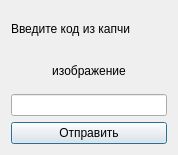
<?xml version="1.0" encoding="UTF-8"?>
<ui version="4.0">
 <author>Adrian Polyakov</author>
 <class>CaptchaRequest</class>
 <widget class="QDialog" name="CaptchaRequest">
  <property name="windowModality">
   <enum>Qt::WindowModal</enum>
  </property>
  <property name="geometry">
   <rect>
    <x>0</x>
    <y>0</y>
    <width>178</width>
    <height>155</height>
   </rect>
  </property>
  <property name="sizePolicy">
   <sizepolicy hsizetype="Minimum" vsizetype="Minimum">
    <horstretch>0</horstretch>
    <verstretch>0</verstretch>
   </sizepolicy>
  </property>
  <property name="windowTitle">
   <string>Запрос капчи</string>
  </property>
  <property name="modal">
   <bool>true</bool>
  </property>
  <layout class="QVBoxLayout" name="verticalLayout_4">
   <item>
    <widget class="QLabel" name="label">
     <property name="text">
      <string>Введите код из капчи</string>
     </property>
    </widget>
   </item>
   <item>
    <widget class="QLabel" name="imageLabel">
     <property name="text">
      <string>изображение</string>
     </property>
     <property name="alignment">
      <set>Qt::AlignCenter</set>
     </property>
    </widget>
   </item>
   <item>
    <widget class="QLineEdit" name="captchaKey"/>
   </item>
   <item>
    <widget class="QPushButton" name="catpchaButton">
     <property name="text">
      <string>Отправить</string>
     </property>
    </widget>
   </item>
  </layout>
 </widget>
 <resources/>
 <connections>
  <connection>
   <sender>catpchaButton</sender>
   <signal>pressed()</signal>
   <receiver>CaptchaRequest</receiver>
   <slot>accept()</slot>
   <hints>
    <hint type="sourcelabel">
     <x>88</x>
     <y>144</y>
    </hint>
    <hint type="destinationlabel">
     <x>88</x>
     <y>71</y>
    </hint>
   </hints>
  </connection>
 </connections>
</ui>
